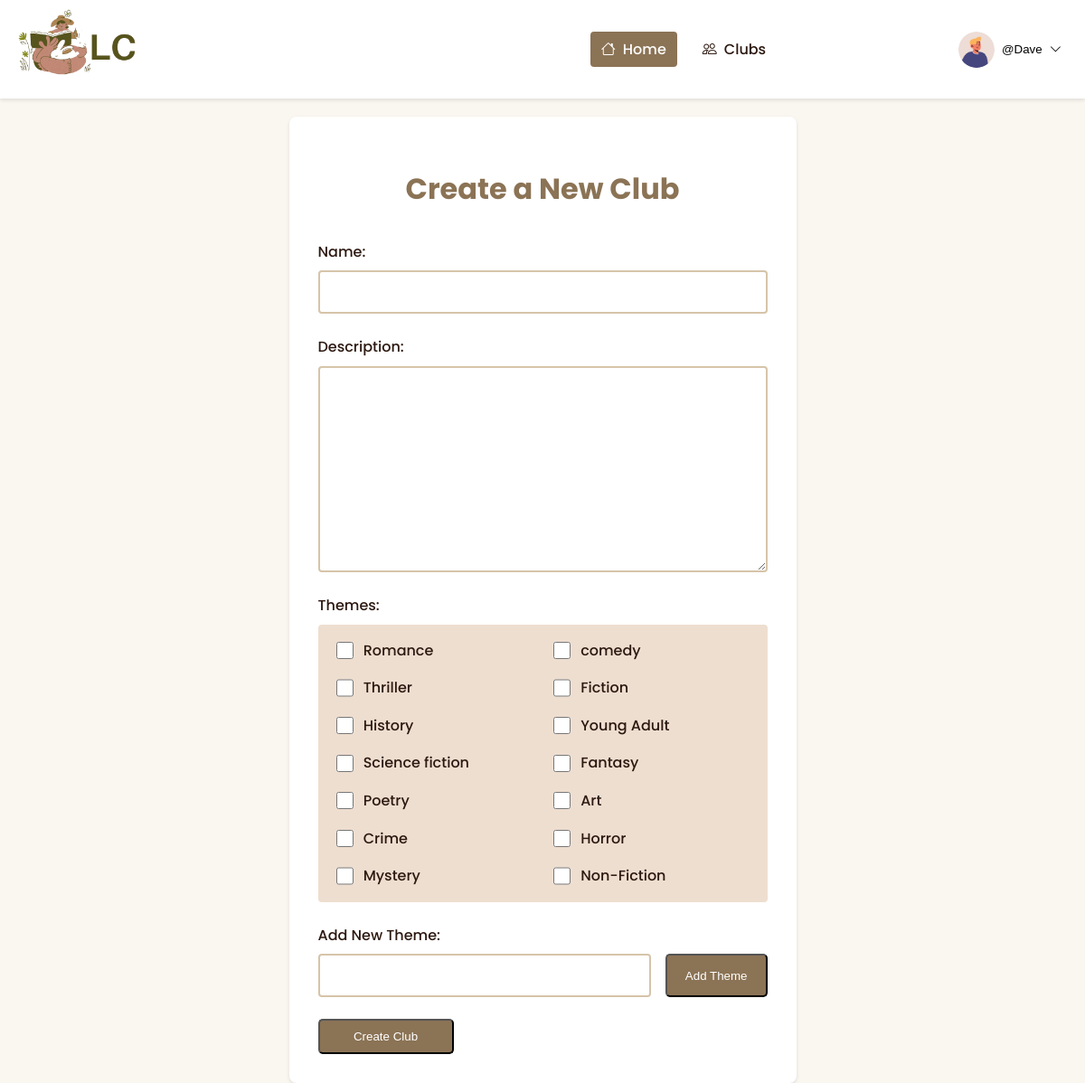
/clubs/new/ (signed in), run on the app's committed database.
### discussion/models.py (models this page shows, shortened)
class Profile(models.Model):
    user = models.OneToOneField(User, null=True, on_delete=models.CASCADE)
    bio = models.TextField()
    selected_themes = models.ManyToManyField(Theme)
    books_per_year = models.CharField(max_length=20, choices=[
        ('0-5', '0-5'),
        ('5-10', '5-10'),
        ('10-20', '10-20'),
        ('20+', '20+'),
    ],
    null=True,
    blank=True,
    )
    profile_pic = (models.ImageField(null=True, blank=True, upload_to="static/profile" ))
    goodreads_url = models.CharField(max_length=55, null=True, blank=True)

class User(AbstractUser):
    fname = models.CharField(max_length=200, null=True)
    lname = models.CharField(max_length=200, null=True)
    email = models.EmailField(unique=True, null=False)  # Ensures email is required
    USERNAME_FIELD = 'username'
    REQUIRED_FIELDS = []

class Theme(models.Model):
    name = models.CharField(max_length=100, unique=True)
    def __str__(self):
        return self.name

### discussion/views.py (the view)
# urls.py: path('clubs/new/', views.club_create, name='club_create'),
@login_required
def club_create(request):
    if request.method == 'POST':
        form = ClubForm(request.POST)
        if form.is_valid():
            club = form.save(commit=False)
            club.moderator = request.user
            club.save()
            club.theme.set(form.cleaned_data['theme'])
            new_theme_name = request.POST.get('new_theme')
            if new_theme_name:
                new_theme_name = capfirst(new_theme_name)
                new_theme, created = Theme.objects.get_or_create(name=new_theme_name)
                club.theme.add(new_theme)
            return redirect('club_detail', club_id=club.id)  # Matches <int:club_id>
    else:
        form = ClubForm()
    return render(request, 'new_club.html', {'form': form})

### discussion/forms.py
class ClubForm(forms.ModelForm):
    theme = forms.ModelMultipleChoiceField(
        queryset=Theme.objects.all(),
        widget=forms.CheckboxSelectMultiple,  # Use a checkbox select if you want multiple selections
        required=False  # Make it optional
    )
    class Meta:
        model = Club
        fields = ['name', 'description','theme']

### discussion/templates/new_club.html (shortened to what this page needs)
{% extends 'base3.html' %}
{% block content %}
<div class="container main-content">
    <div class="form-container">
        <h1>Create a New Club</h1>
        <form method="post" enctype="multipart/form-data" class="custom-form">
            <div class="form-group">
                {{ form.name.label_tag }}
                {{ form.name }}
            </div>
            <div class="form-group">
                {{ form.description.label_tag }}
                {{ form.description }}
            </div>
            <div class="form-group">
                <label>Themes:</label>
                <div class="checkbox-grid">
                    {% for theme in form.theme %}
                    <label class="checkbox-label">
                        {{ theme.tag }}
                        {{ theme.choice_label }}
                    </label>
                    {% endfor %}
                </div>
            </div>
            <div class="form-group">
                <label for="new-theme">Add New Theme:</label>
                <div class="input-with-button">
                    <input type="text" id="new-theme" name="new_theme">
                    <button type="button" class="btn">Add Theme</button>
                </div>
            </div>
            <button type="submit" class="btn btn-submit">Create Club</button>
        </form>
    </div>
</div>
{% endblock %}

### templates/navbar.html (shortened to what this page needs)
<nav class="header-navbar">
    <div class="container">
        <div class="logo">
            <a href="{% url 'home' %}" class="logo">
                {% load static %}
            <img src="{% static 'discussion\logo.png' %}" alt="">
            </a>
        </div>
        <div class="navbar-menu" id="navbarMenu">
            <li><a href="{% url 'home' %}" class="active"><i class="bi bi-house"></i>Home</a></li>
            <li><a href="{% url 'club_list' %}"><i class="bi bi-people"></i>Clubs</a></li>
        </div>
        {% if user.is_authenticated %}
        <div class="user-menu">
            <button class="user-menu-toggle">
            {% with profile=user.profile %}
            {% if profile.profile_pic %}
            <img src="{{ profile.profile_pic.url }}" alt="User Avatar" class="user-avatar">
            {% else %}
            <img alt="placeholder" id="profile-image">
            {% endif %}
            {% endwith %}
                <span>@{{ user.username|capfirst }}</span>
                <i class="bi bi-chevron-down"></i>
            </button>
            {% else %}
            <div class="navbar-menu" id="navbarMenu">
                <li><a href="{% url 'register' %}"><i class="bi bi-person-plus"></i>Register</a></li>
                <li><a href="{% url 'login' %}"><i class="bi bi-box-arrow-in-right"></i>Login</a></li>
            </div>
            {% endif %}
        </div>
    </div>
</nav>

### static/discussion/css/templates2.css (style rules this page uses)
:root { --primary-color: #EEDED0; --primary-dark: #D6C4A9; --secondary-color: #F7E7CE; --accent-color-1: #B6A48E; --accent-color-2: #8B7355; --accent-color-3: #C17817; --text-color: #2C1810; --text-light: #5C4033; --background-color: #FAF6F0; --white: #FFFFFF; --error-color: #E85D75; --success-color: #4CAF50; }
body { font-family: 'Poppins', sans-serif; background-color: var(--background-color); color: var(--text-color); margin: 0; padding: 0; line-height: 1.6; }
.container { max-width: 1200px; margin: 0 auto; padding: 0 20px; }
.navbar-menu { display: flex; gap: 20px; }
.navbar-menu a { color: var(--text-color); text-decoration: none; font-weight: 500; transition: color 0.3s ease; }
.main-content { display: flex; margin-top: 20px; }
.btn { display: inline-block; padding: 10px 20px; background-color: var(--accent-color-2); color: var(--white); text-decoration: none; border-radius: 5px; transition: background-color 0.3s ease; }

### static/discussion/css/nav.css (style rules this page uses)
.navbar-menu { display: flex; gap: 1rem; align-items: center; margin: 0; padding: 0; }
.navbar-menu > li { list-style-type: none; }
.navbar-menu a { color: var(--text-color); text-decoration: none; font-weight: 500; padding: 0.5rem 0.75rem; border-radius: 4px; transition: all 0.3s ease; }
.navbar-menu a.active { background-color: var(--accent-color-2); color: var(--white); }
.navbar-menu i { margin-right: 0.5rem; }
.header-navbar { background-color: var(--white); box-shadow: 0 2px 4px rgba(0,0,0,0.1); padding: 10px 0; position: sticky; top: 0; z-index: 1000; }
.header-navbar .container { display: flex; justify-content: space-between; align-items: center; }
.header-navbar .logo { font-size: 1.5em; font-weight: 600; color: var(--accent-color-2); text-decoration: none; }
.header-navbar .user-menu { position: relative; }
.header-navbar .user-menu-toggle { background: none; border: none; cursor: pointer; display: flex; align-items: center; gap: 8px; }
.header-navbar .user-avatar { width: 40px; height: 40px; border-radius: 50%; object-fit: cover; }

### static/discussion/css/forms.css (style rules this page uses)
.form-container { max-width: 800px; margin: 0 auto; padding: 2rem; background-color: var(--white); border-radius: 8px; box-shadow: 0 2px 4px rgba(0, 0, 0, 0.1); }
.form-container h1 { color: var(--accent-color-2); margin-bottom: 2rem; text-align: center; }
.custom-form { display: flex; flex-direction: column; gap: 1.5rem; }
.form-group { display: flex; flex-direction: column; gap: 0.5rem; }
.form-group label { color: var(--text-color); font-weight: 500; }
.form-group input[type="text"], .form-group input[type="url"], .form-group textarea { padding: 0.75rem; border: 2px solid var(--primary-dark); border-radius: 4px; background-color: var(--white); font-family: 'Poppins', sans-serif; transition: border-color 0.2s ease; }
.checkbox-grid { display: grid; grid-template-columns: repeat(auto-fill, minmax(150px, 1fr)); gap: 1rem; padding: 1rem; background-color: var(--primary-color); border-radius: 4px; }
.checkbox-label { display: flex; align-items: center; gap: 0.5rem; cursor: pointer; }
.checkbox-label input[type="checkbox"] { width: 1.2rem; height: 1.2rem; cursor: pointer; }
.input-with-button { display: flex; gap: 1rem; }
.input-with-button input { flex-grow: 1; }
.btn-submit { align-self: flex-start; min-width: 150px; }

### templates/navbar.html (style rules this page uses)
.logo img { width: 30%; height: 30%; }

### data on the page
Profile: profile_pic (picture)
User: username "Dave"
Theme: choice_label "Romance"
Theme: choice_label "comedy"
Theme: choice_label "Thriller"
Theme: choice_label "Fiction"
Theme: choice_label "History"
Theme: choice_label "Young Adult"
Theme: choice_label "Science fiction"
Theme: choice_label "Fantasy"
Theme: choice_label "Poetry"
Theme: choice_label "Art"
Theme: choice_label "Crime"
Theme: choice_label "Horror"
Theme: choice_label "Mystery"
Theme: choice_label "Non-Fiction"
